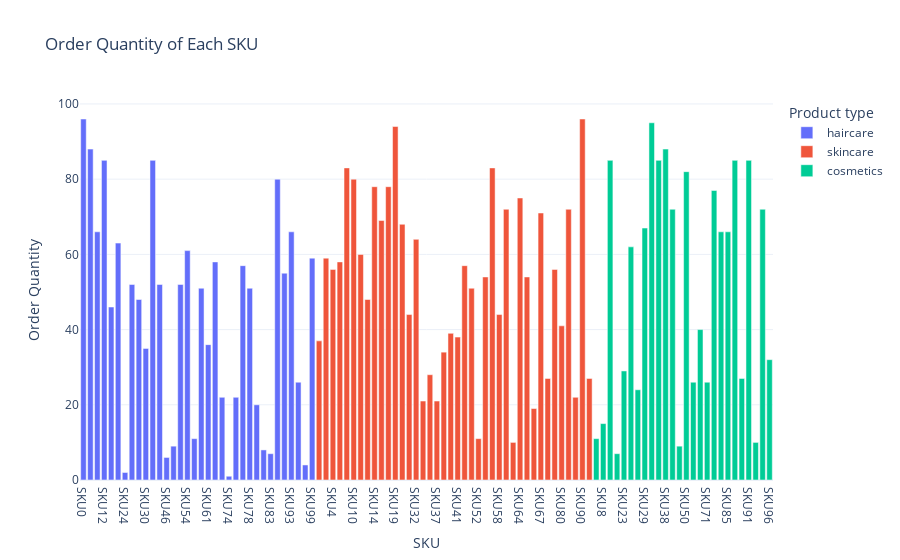

Write notebook code for a chart like this one.
### Markdown cell above
Analyze the order quantity of each SKU.

### Code cell
fig5 = px.bar(data, x="SKU", y="Order quantities", color="Product type",
              title="Order Quantity of Each SKU",
              labels={"Order quantities": "Order Quantity"})
fig5.show()

### Figure 1 — Plotly figure (JSON) as saved in the notebook; plotly's stock layout.template omitted (floating-point values rounded to 4 significant figures)
{"data": [{"hovertemplate": "Product type=haircare<br>SKU=%{x}<br>Order Quantity=%{y}<extra></extra>", "legendgroup": "haircare", "marker": {"color": "#636efa", "pattern": {"shape": ""}}, "name": "haircare", "orientation": "v", "showlegend": true, "textposition": "auto", "type": "bar", "x": ["SKU0", "SKU2", "SKU5", "SKU12", "SKU18", "SKU22", "SKU24", "SKU25", "SKU26", "SKU30", "SKU43", "SKU45", "SKU46", "SKU48", "SKU51", "SKU54", "SKU55", "SKU57", "SKU61", "SKU68", "SKU70", "SKU74", "SKU76", "SKU77", "SKU78", "SKU79", "SKU81", "SKU83", "SKU84", "SKU87", "SKU93", "SKU95", "SKU97", "SKU99"], "xaxis": "x", "y": [96, 88, 66, 85, 46, 63, 2, 52, 48, 35, 85, 52, 6, 9, 52, 61, 11, 51, 36, 58, 22, 1, 22, 57, 51, 20, 8, 7, 80, 55, 66, 26, 4, 59], "yaxis": "y"}, {"hovertemplate": "Product type=skincare<br>SKU=%{x}<br>Order Quantity=%{y}<extra></extra>", "legendgroup": "skincare", "marker": {"color": "#EF553B", "pattern": {"shape": ""}}, "name": "skincare", "orientation": "v", "showlegend": true, "textposition": "auto", "type": "bar", "x": ["SKU1", "SKU3", "SKU4", "SKU6", "SKU9", "SKU10", "SKU11", "SKU13", "SKU14", "SKU15", "SKU16", "SKU19", "SKU20", "SKU31", "SKU32", "SKU34", "SKU36", "SKU37", "SKU39", "SKU40", "SKU41", "SKU42", "SKU47", "SKU52", "SKU53", "SKU56", "SKU58", "SKU60", "SKU63", "SKU64", "SKU65", "SKU66", "SKU67", "SKU69", "SKU75", "SKU80", "SKU82", "SKU86", "SKU90", "SKU98"], "xaxis": "x", "y": [37, 59, 56, 58, 83, 80, 60, 48, 78, 69, 78, 94, 68, 44, 64, 21, 28, 21, 34, 39, 38, 57, 51, 11, 54, 83, 44, 72, 10, 75, 54, 19, 71, 27, 56, 41, 72, 22, 96, 27], "yaxis": "y"}, {"hovertemplate": "Product type=cosmetics<br>SKU=%{x}<br>Order Quantity=%{y}<extra></extra>", "legendgroup": "cosmetics", "marker": {"color": "#00cc96", "pattern": {"shape": ""}}, "name": "cosmetics", "orientation": "v", "showlegend": true, "textposition": "auto", "type": "bar", "x": ["SKU7", "SKU8", "SKU17", "SKU21", "SKU23", "SKU27", "SKU28", "SKU29", "SKU33", "SKU35", "SKU38", "SKU44", "SKU49", "SKU50", "SKU59", "SKU62", "SKU71", "SKU72", "SKU73", "SKU85", "SKU88", "SKU89", "SKU91", "SKU92", "SKU94", "SKU96"], "xaxis": "x", "y": [11, 15, 85, 7, 29, 62, 24, 67, 95, 85, 88, 72, 9, 82, 26, 40, 26, 77, 66, 66, 85, 27, 85, 10, 72, 32], "yaxis": "y"}], "layout": {"barmode": "relative", "legend": {"title": {"text": "Product type"}, "tracegroupgap": 0}, "title": {"text": "Order Quantity of Each SKU"}, "xaxis": {"anchor": "y", "domain": [0, 1], "title": {"text": "SKU"}}, "yaxis": {"anchor": "x", "domain": [0, 1], "title": {"text": "Order Quantity"}}}}
